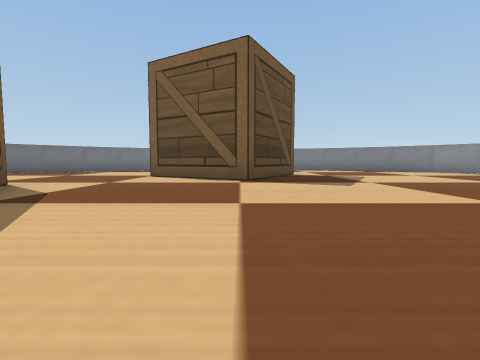
view 1 (above)

18 first-person views from a walk through a robot-simulator world made for Webots. The camera is 0.04 m above the floor, tilts 4° down and sees 85° across. The floor is counted in squares, 0.1 m on a side. Each view is taken from the middle of a square. On the plan, view 1 faces up. The plan holds only what a view shows up to about 9 squares ahead; the rest is blank. Robots are left out. Webots' stock objects and surfaces are drawn as simple stand-ins.

view 2
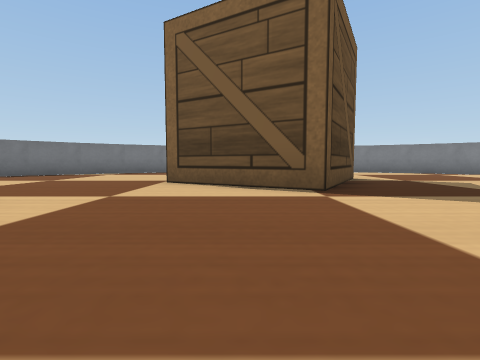

view 3
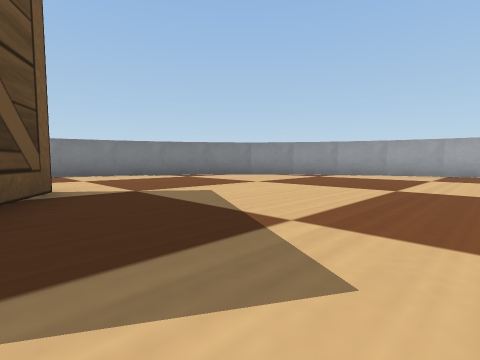

view 4
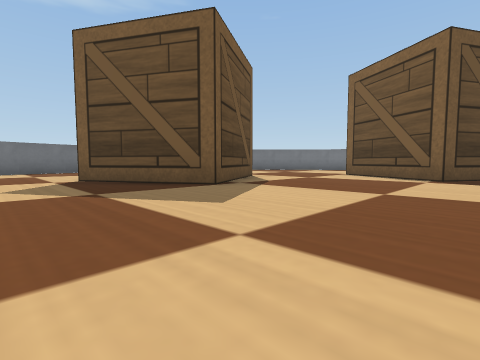

view 5
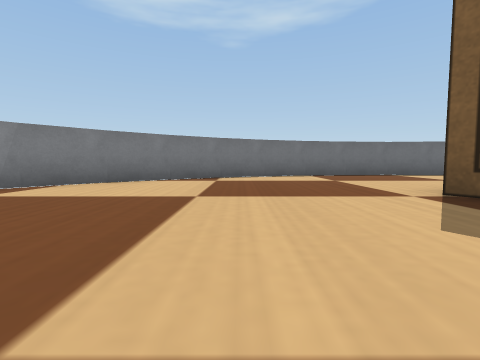

view 6
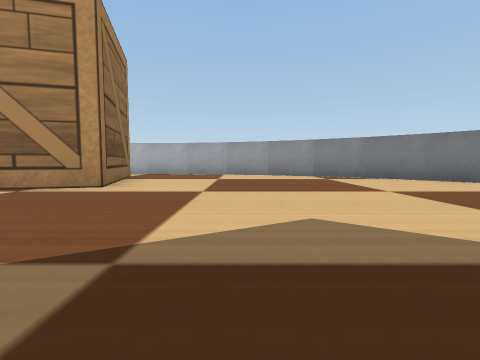

view 7
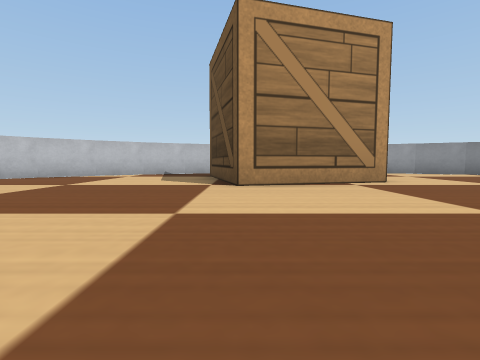

view 8
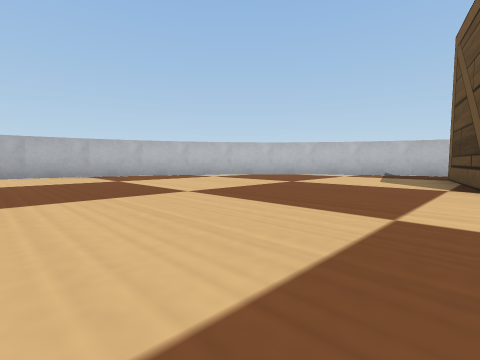

view 9
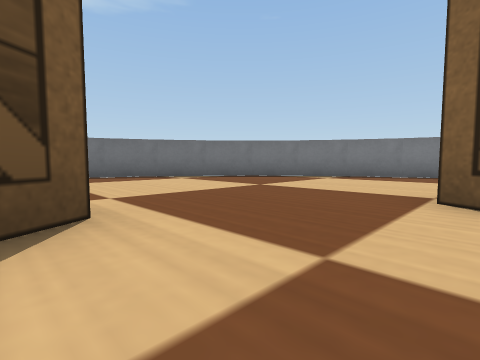

view 10
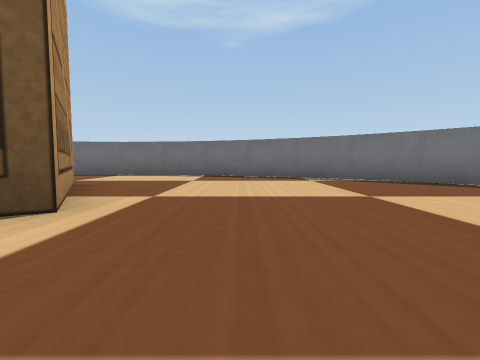

view 11
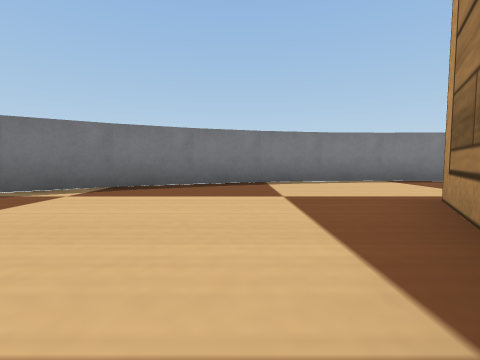

view 12
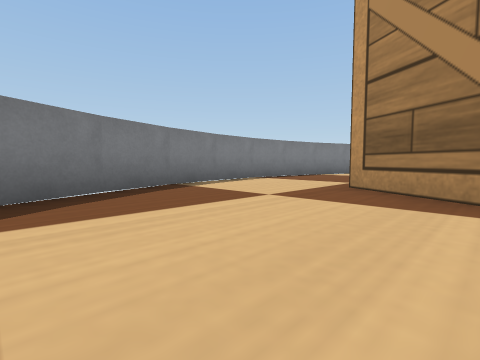

view 13
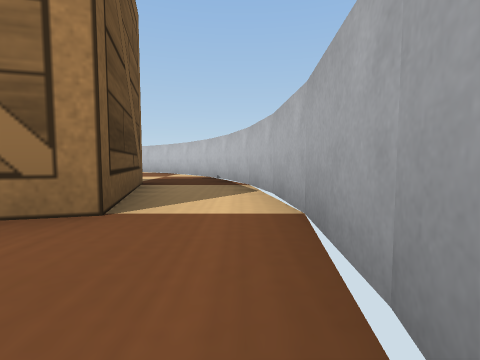

view 14
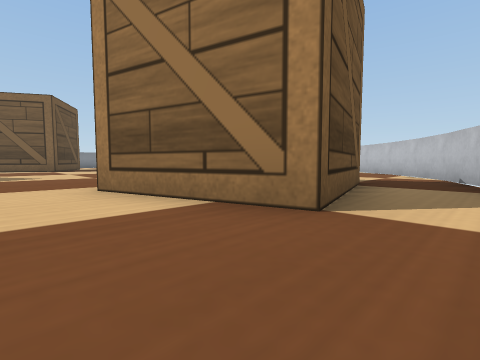

view 15
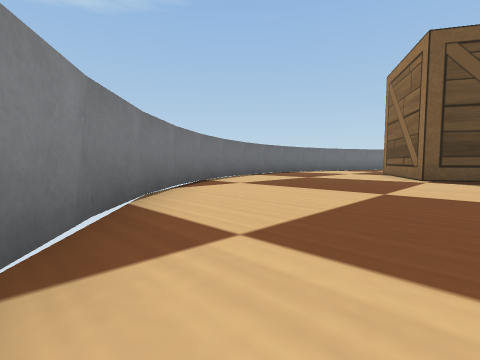

view 16
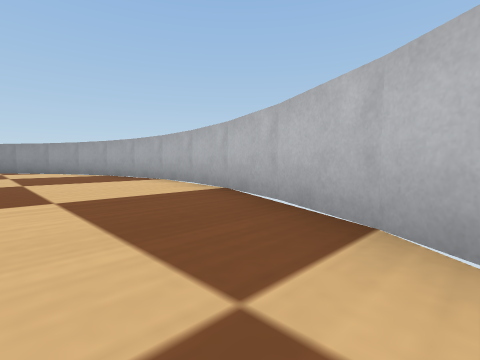

view 17
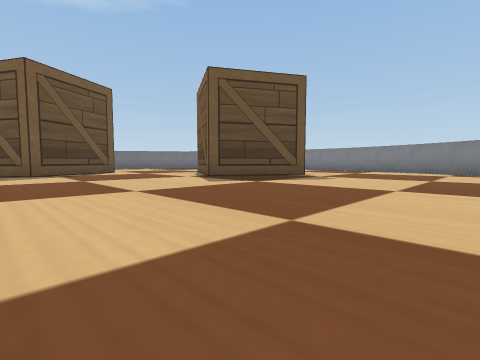

view 18
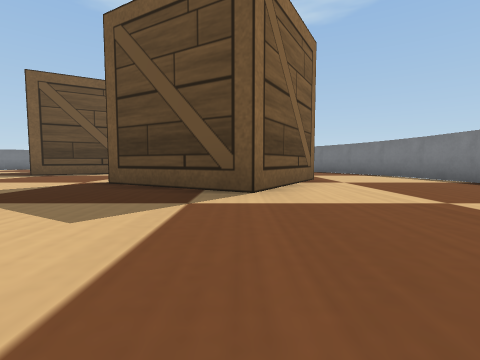

### Floor plan
Points are (right, up) in squares from view 1. A wall is a line through its corners. A room is listed if a view was taken in it or the views show most of it. See-through windows are left out.
Room 1 (views 1, 2, 3, 4, 5, 6, 7, 8, 9, 10, 11, 12, 13, 14, 15, 16, 17, 18)
walls: (2.6, 12.1) (1.3, 12.4) (0, 12.5); (-1.2, 12.4) (-2.7, 12.1); (-3.8, 11.7) (-5, 11.1); (0.1, 12.5) (-1.4, 12.4); (3.9, 11.7) (2.6, 12.2); (-4.9, 11.2) (-6.2, 10.4); (-2.6, 12.2) (-3.9, 11.7); (6.1, 10.4) (5, 11.2) (3.8, 11.8); (-6, 10.5) (-7.1, 9.5); (-7.9, 8.6) (-8.7, 7.5); (-7, 9.7) (-8, 8.5); (7.2, 9.5) (6, 10.5); (8.7, 7.4) (7.9, 8.6); (-8.6, 7.6) (-9.3, 6.3); (8, 8.6) (7.1, 9.6); (-9.2, 6.4) (-9.7, 5.1); (9.3, 6.2) (8.6, 7.6); (-9.6, 5.2) (-9.9, 3.7); (9.9, 3.7) (9.7, 5.1) (9.2, 6.4); (-9.9, 3.9) (-10, 2.5); (-10, 2.6) (-9.9, 1.2) (-9.6, -0.1); (10, 2.5) (9.9, 3.9); (9.9, 1.2) (10, 2.6); (9.6, -0.2) (9.9, 1.3); (-9.7, 0) (-9.2, -1.3); (-9.3, -1.2) (-8.7, -2.5); (-8.7, -2.4) (-7.9, -3.6); (8.6, -2.6) (9.2, -1.3) (9.7, 0); (-7.1, -4.5) (-6, -5.5); (7, -4.6) (7.9, -3.6) (8.7, -2.5); (-8, -3.6) (-7, -4.6); (6, -5.5) (7.2, -4.5); (4.9, -6.2) (6.2, -5.4); (-5.1, -6.1) (-3.8, -6.7); (-6.2, -5.4) (-4.9, -6.2); (-3.9, -6.7) (-2.5, -7.2); (1.2, -7.4) (2.6, -7.2); (-0.1, -7.5) (1.4, -7.4); (2.5, -7.2) (3.8, -6.7); (3.8, -6.8) (5, -6.2); (-2.6, -7.2) (-1.3, -7.4) (0, -7.5)
objects: wooden box (-6, 1) to (-3, 4); wooden box (-2, 6) to (1, 9); wooden box (-1, -6) to (3, -3)

Where each view was taken, in squares from view 1:
view 1: 0 up, 0 right, facing up
view 2: 2 up, 1 left, facing up
view 3: 4 up, 1 right, facing up-right
view 4: 1 down, 1 right, facing up-left
view 5: 2 down, 2 left, facing left
view 6: 1 up, 3 left, facing down
view 7: 2 up, 2 right, facing down
view 8: 2 up, 2 right, facing down-right
view 9: 4 up, 2 left, facing up-left
view 10: 6 up, 2 left, facing left
view 11: 7 up, 3 left, facing up
view 12: 8 up, 5 left, facing up-right
view 13: 7 down, 2 left, facing right
view 14: 7 down, 2 left, facing up-right
view 15: 6 down, 4 left, facing up-left
view 16: 3 down, 7 right, facing up-right
view 17: 1 up, 6 right, facing up-left
view 18: 8 up, 5 right, facing left
